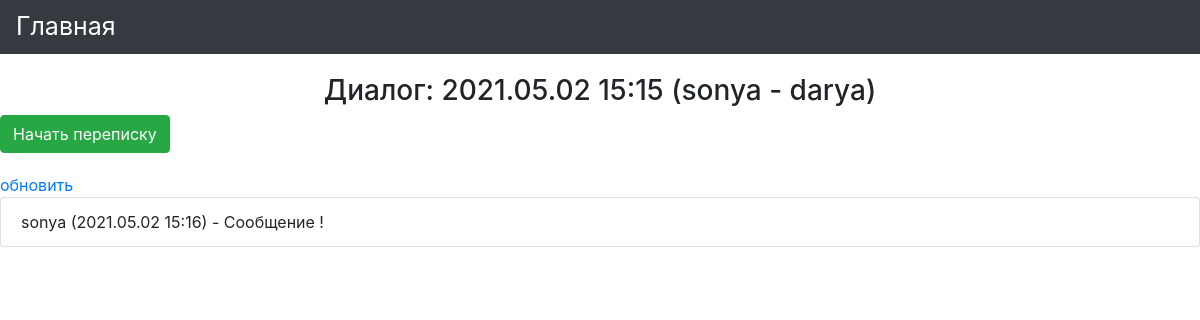
Page /dialog/show/73/ on the earlier database version.
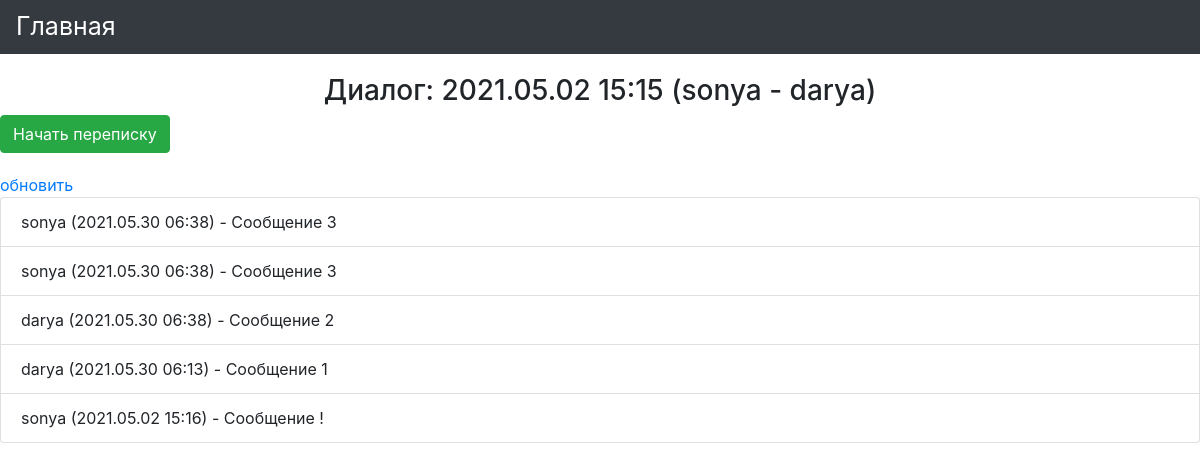
Same page on the later database version.
### mainapp/models.py (models this page shows, shortened)
class Dialog(models.Model):
    created = models.DateTimeField(verbose_name='отправлено',
                                   auto_now_add=True,
                                   db_index=True)
    name = models.CharField(verbose_name='имя', max_length=64, blank=True)
    @cached_property
    def all_members(self):
        return self.members.all()
    def get_messages_all(self):
        return Message.objects.filter(sender__in=self.all_members). \
            select_related('sender__member')
    def get_sender(self, user_id):
        return self.all_members.filter(member_id=user_id).first()
    def __str__(self):
        members = User.objects.filter(
            pk__in=self.all_members.values_list('member_id', flat=True)). \
            values_list('username', flat=True)
        result = f'{self.created.strftime("%Y.%m.%d %H:%M")} ' \
                 f'({" - ".join(members)})'
        return result
    class Meta:
        verbose_name = 'диалог'
        verbose_name_plural = 'диалоги'
        ordering = ['-created']

class Message(models.Model):
    sender = models.ForeignKey(DialogMembers,
                               verbose_name='отправитель',
                               on_delete=models.CASCADE)
    text = models.TextField(verbose_name='сообщение')
    read = models.BooleanField(verbose_name='прочитано', default=False)
    created = models.DateTimeField(verbose_name='отправлено',
                                   auto_now_add=True,
                                   db_index=True)
    class Meta:
        verbose_name = 'сообщение'
        verbose_name_plural = 'сообщения'
        ordering = ['-created']

class DialogMembers(models.Model):
    CREATOR = '0'
    INTERLOCUTOR = '1'
    ROLE_CHOICES = (
        (CREATOR, 'создатель'),
        (INTERLOCUTOR, 'собеседник'),
    )
    dialog = models.ForeignKey(Dialog,
                               verbose_name='диалог',
                               on_delete=models.CASCADE,
                               related_name="members")
    member = models.ForeignKey(User,
                               verbose_name='участник диалога',
                               on_delete=models.CASCADE,
                               related_name="dialogs")
    role = models.CharField(verbose_name='роль',
                            choices=ROLE_CHOICES,
                            max_length=64,
                            db_index=True)
    class Meta:
        ordering = ['dialog', '-role', 'member']

### mainapp/views.py (the view)
# urls.py: path('dialog/show/<int:dialog_pk>/', mainapp.dialog_show, name='dialog_show'),
def dialog_show(request, dialog_pk):
    dialog = get_object_or_404(Dialog, pk=dialog_pk)
    sender = dialog.get_sender(request.user.pk)
    context = {
        'page_title': 'диалог',
        'dialog': dialog,
        'sender': sender,
    }
    return render(request, 'mainapp/dialog_show.html', context)

### mainapp/templates/mainapp/dialog_show.html (shortened to what this page needs)
{% load static %}
<!DOCTYPE html>
<html lang="ru">
<head>
    <link rel="stylesheet" href="https://maxcdn.bootstrapcdn.com/bootstrap/4.0.0/css/bootstrap.min.css"
>
</head>
<body>
<div class="navbar navbar-expand-sm bg-dark navbar-dark">
    <a style="color:white; font-size: 25px;" href="{% url 'main:index' %}">Главная</a>
</div>
<h3 class="text-center" style="margin-top: 20px;">Диалог: {{ dialog }}</h3>
<div class="message-create">
    <a class="btn btn-success" href="{% url 'main:dialog_message_create' sender.id %}"
       style="text-decoration: none; margin-bottom: 20px;">
        Начать переписку
    </a>
    <div class="dialog-messages">
        <a href="{% url 'main:dialog_new_messages' dialog.id %}"
           style="text-decoration: none;"
           class="dialog-update">
            обновить
        </a>
    </div>
</div>
<div class="messages-list">
    <ul class="list-group">
        {% for item in dialog.get_messages_all %}
        <li class="list-group-item message-{{ item.pk }}">
            {{ item.sender.member.username }}
            ({{ item.created|date:"Y.m.d H:i" }}) - {{ item.text }}
        </li>
        {% endfor %}
    </ul>
</div>
</body>
</html>

Differences in the rows shown:
added Message: sender.member.username "sonya", created "2021.05.30 06:38", text "Сообщение 3"
added Message: sender.member.username "sonya", created "2021.05.30 06:38", text "Сообщение 3"
added Message: sender.member.username "darya", created "2021.05.30 06:38", text "Сообщение 2"
added Message: sender.member.username "darya", created "2021.05.30 06:13", text "Сообщение 1"
